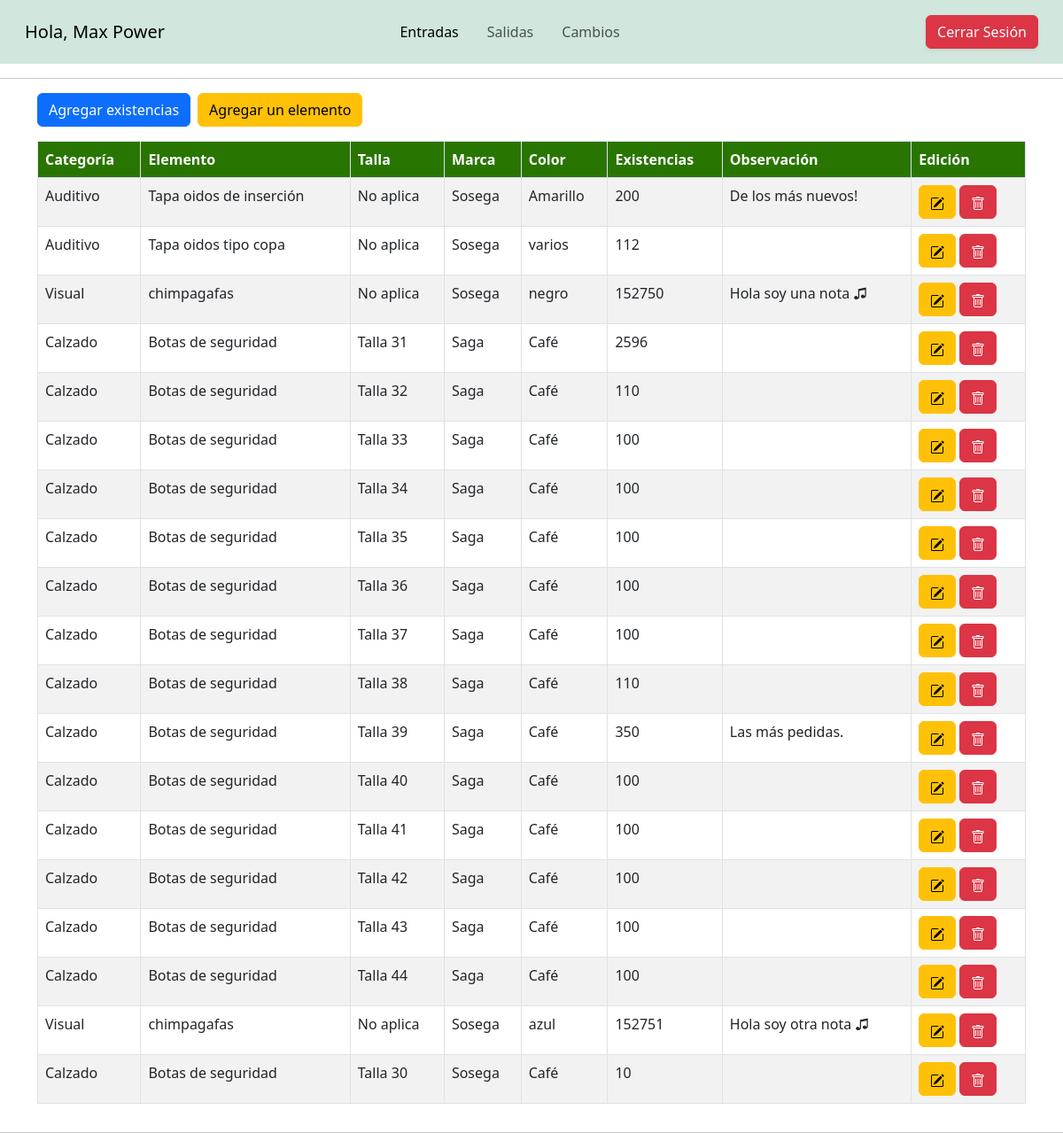
Page /views/entradas.php (signed in) on the earlier database version.
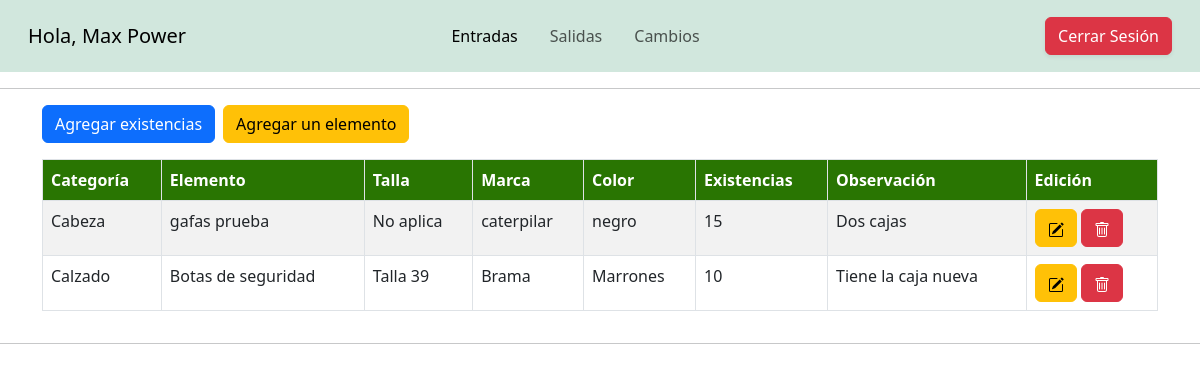
Same page on the later database version.
### tables this page shows
CREATE TABLE `elementos` (
  `idElemento` int(11) NOT NULL,
  `fkCategoria` int(11) NOT NULL,
  `fkTalla` int(10) NOT NULL,
  `elemento` varchar(50) NOT NULL,
  `marca` varchar(50) NOT NULL,
  `color` varchar(10) NOT NULL,
  `existencias` int(10) NOT NULL,
  `observacion` varchar(500) NOT NULL
);

CREATE TABLE `categorias` (
  `idCategoria` int(11) NOT NULL,
  `nombreCat` varchar(32) NOT NULL
);

CREATE TABLE `tallas` (
  `idTalla` int(11) NOT NULL,
  `tallas` varchar(10) NOT NULL
);

### views/entradas.php (the view, shortened to what this page needs)
<!DOCTYPE html>
<html lang="es">
<head>
  <link rel="stylesheet" href="../csss/bootstrap/css/bootstrap.min.css" />
  <link rel="stylesheet" href="../csss/DataTables/Responsive-2.5.0/css/responsive.dataTables.min.css">
  <link href="../csss/DataTables/datatables.min.css" rel="stylesheet">
  <link rel="stylesheet" href="../csss/generalStyles.css">
</head>
<body class="vh-100">
  <nav class="navbar navbar-expand-lg navbar-light bg-success-subtle p-3">
    <div class="container-fluid">
      <a class="navbar-brand" href="#">
        <?php
        echo "Hola, ";
        echo $_SESSION["nombre"];
        ?>
      </a>
      <div class="collapse navbar-collapse" id="navbarNavDropdown">
        <ul class="navbar-nav ms-auto ">
          <li class="nav-item">
            <a class="nav-link mx-2 active" aria-current="page" href="#">Entradas</a>
          </li>
          <li class="nav-item">
            <a class="nav-link mx-2" href="salidas.php">Salidas</a>
          </li>
          <li class="nav-item">
            <a class="nav-link mx-2" href="cambios.php">Cambios</a>
          </li>
        </ul>
        <ul class="navbar-nav ms-auto d-none d-lg-inline-flex">
          <li class="nav-item mx-2">
            <a class="nav-link text-dark h5" href="" target="blank"><i class="fab fa-google-plus-square"></i></a>
          </li>
          <li class="nav-item mx-2">
            <a class="nav-link text-dark h5" href="" target="blank"><i class="fab fa-twitter"></i></a>
          </li>
          <li class="nav-item mx-2">
            <a class="nav-link text-dark h5" href="" target="blank"><i class="fab fa-facebook-square"></i></a>
          </li>
        </ul>
      </div>
      <div>
        <button class="btn btn-danger shadow-sm">
          <a class="text-decoration-none text-white" href="../controllers/logout.php">Cerrar Sesión</a>
        </button>
      </div>
    </div>
  </nav>
  <hr />
  <div class="container d-flex justify-content-center flex-column">
    <?php
    include '../controllers/addElements.controller.php';
    ?>
    <div class="w-100 d-flex gap-2 mb-3">
      <button type="button" class="btn btn-primary" data-bs-toggle="modal" data-bs-target="#agregarExistencias">
        Agregar existencias
      </button>
      <button type="button" class="btn btn-warning" data-bs-toggle="modal" data-bs-target="#agregarElemento">
        Agregar un elemento
      </button>
    </div>
    <table id="tableInventario" class="table table-striped table-bordered table-responsive table-hover nowrap" style="width: 100%;">
      <thead class="formColumn">
        <tr>
          <th scope="col">Categoría</th>
          <th scope="col">Elemento</th>
          <th scope="col">Talla</th>
          <th scope="col">Marca</th>
          <th scope="col">Color</th>
          <th scope="col">Existencias</th>
          <th scope="col">Observación</th>
          <th scope="col">Edición</th>
        </tr>
      </thead>
      <tbody>
        <?php
        $sqlElm = $conexion->query("SELECT * FROM elementos as e, categorias as c, tallas
            as t where e.fkCategoria=c.idCategoria AND e.fkTalla=t.idTalla");
        while ($tableData = $sqlElm->fetch_object()) { ?>
          <tr>
            <td><?= $tableData->nombreCat ?></td>
            <td><?= $tableData->elemento ?></td>
            <td><?= $tableData->tallas ?></td>
            <td><?= $tableData->marca ?></td>
            <td><?= $tableData->color ?></td>
            <td><?= $tableData->existencias ?></td>
            <td><?= $tableData->observacion ?></td>
            <td>
              <a class="btn btn-small btn-warning"  data-id="<?= $tableData->idElemento ?>" data-bs-toggle="modal" data-bs-target="#editElements">
              </a>
              <a onclick="eliminar('<?php echo $tableData->idElemento; ?>')" class="btn btn-small btn-danger">
              </a>
            </td>
          </tr>
        <?php } ?>
      </tbody>
    </table>
  </div>
  <hr />
</body>
</html>

### csss/generalStyles.css (style rules this page uses)
:root { --colorA: #1F5C00; --colorB:#c7dbe7; --senaGreen: #39a900; --colorC: #39a900; --colorD: #231b8d; --colorE: #A86608; --colorTitle: #47cc04; }
body { background-attachment: fixed; background-size: cover; background-repeat: no-repeat; background-position: center center; }
.formColumn { background-color: #297502; color: white; font-style: normal; }

Differences in the rows shown:
removed elementos: fkCategoria.nombreCat "Auditivo", elemento "Tapa oidos de inserción", fkTalla.tallas "No aplica", marca "Sosega", color "Amarillo", existencias "200", observacion "De los más nuevos!"
removed elementos: fkCategoria.nombreCat "Auditivo", elemento "Tapa oidos tipo copa", fkTalla.tallas "No aplica", marca "Sosega", color "varios", existencias "112"
removed elementos: fkCategoria.nombreCat "Visual", elemento "chimpagafas", fkTalla.tallas "No aplica", marca "Sosega", color "negro", existencias "152750", observacion "Hola soy una nota ♫"
removed elementos: fkCategoria.nombreCat "Calzado", elemento "Botas de seguridad", fkTalla.tallas "Talla 31", marca "Saga", color "Café", existencias "2596"
removed elementos: fkCategoria.nombreCat "Calzado", elemento "Botas de seguridad", fkTalla.tallas "Talla 32", marca "Saga", color "Café", existencias "110"
removed elementos: fkCategoria.nombreCat "Calzado", elemento "Botas de seguridad", fkTalla.tallas "Talla 33", marca "Saga", color "Café", existencias "100"
removed elementos: fkCategoria.nombreCat "Calzado", elemento "Botas de seguridad", fkTalla.tallas "Talla 34", marca "Saga", color "Café", existencias "100"
removed elementos: fkCategoria.nombreCat "Calzado", elemento "Botas de seguridad", fkTalla.tallas "Talla 35", marca "Saga", color "Café", existencias "100"
removed elementos: fkCategoria.nombreCat "Calzado", elemento "Botas de seguridad", fkTalla.tallas "Talla 36", marca "Saga", color "Café", existencias "100"
removed elementos: fkCategoria.nombreCat "Calzado", elemento "Botas de seguridad", fkTalla.tallas "Talla 37", marca "Saga", color "Café", existencias "100"
removed elementos: fkCategoria.nombreCat "Calzado", elemento "Botas de seguridad", fkTalla.tallas "Talla 38", marca "Saga", color "Café", existencias "110"
removed elementos: fkCategoria.nombreCat "Calzado", elemento "Botas de seguridad", fkTalla.tallas "Talla 39", marca "Saga", color "Café", existencias "350", observacion "Las más pedidas."
removed elementos: fkCategoria.nombreCat "Calzado", elemento "Botas de seguridad", fkTalla.tallas "Talla 40", marca "Saga", color "Café", existencias "100"
removed elementos: fkCategoria.nombreCat "Calzado", elemento "Botas de seguridad", fkTalla.tallas "Talla 41", marca "Saga", color "Café", existencias "100"
removed elementos: fkCategoria.nombreCat "Calzado", elemento "Botas de seguridad", fkTalla.tallas "Talla 42", marca "Saga", color "Café", existencias "100"
removed elementos: fkCategoria.nombreCat "Calzado", elemento "Botas de seguridad", fkTalla.tallas "Talla 43", marca "Saga", color "Café", existencias "100"
removed elementos: fkCategoria.nombreCat "Calzado", elemento "Botas de seguridad", fkTalla.tallas "Talla 44", marca "Saga", color "Café", existencias "100"
removed elementos: fkCategoria.nombreCat "Visual", elemento "chimpagafas", fkTalla.tallas "No aplica", marca "Sosega", color "azul", existencias "152751", observacion "Hola soy otra nota ♫"
removed elementos: fkCategoria.nombreCat "Calzado", elemento "Botas de seguridad", fkTalla.tallas "Talla 30", marca "Sosega", color "Café", existencias "10"
added elementos: fkCategoria.nombreCat "Cabeza", elemento "gafas prueba", fkTalla.tallas "No aplica", marca "caterpilar", color "negro", existencias "15", observacion "Dos cajas"
added elementos: fkCategoria.nombreCat "Calzado", elemento "Botas de seguridad", fkTalla.tallas "Talla 39", marca "Brama", color "Marrones", existencias "10", observacion "Tiene la caja nueva"
